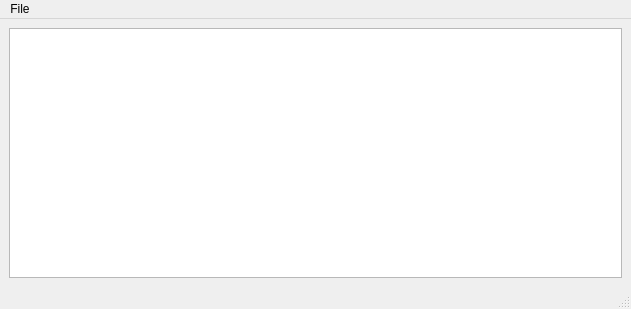
<?xml version="1.0" encoding="UTF-8"?>
<ui version="4.0">
 <class>MainWindow</class>
 <widget class="QMainWindow" name="MainWindow">
  <property name="geometry">
   <rect>
    <x>0</x>
    <y>0</y>
    <width>631</width>
    <height>309</height>
   </rect>
  </property>
  <property name="windowTitle">
   <string>MainWindow</string>
  </property>
  <widget class="QWidget" name="centralwidget">
   <layout class="QGridLayout" name="gridLayout">
    <item row="0" column="0">
     <widget class="BlockGraphicsView" name="block_graphics"/>
    </item>
   </layout>
  </widget>
  <widget class="QMenuBar" name="menubar">
   <property name="geometry">
    <rect>
     <x>0</x>
     <y>0</y>
     <width>631</width>
     <height>22</height>
    </rect>
   </property>
   <widget class="QMenu" name="menuFile">
    <property name="title">
     <string>File</string>
    </property>
    <addaction name="actionExit"/>
   </widget>
   <addaction name="menuFile"/>
  </widget>
  <widget class="QStatusBar" name="statusbar"/>
  <action name="actionExit">
   <property name="text">
    <string>Exit</string>
   </property>
  </action>
 </widget>
 <customwidgets>
  <customwidget>
   <class>BlockGraphicsView</class>
   <extends>QGraphicsView</extends>
   <header>widgets/block_graphics_view.h</header>
  </customwidget>
 </customwidgets>
 <resources/>
 <connections>
  <connection>
   <sender>actionExit</sender>
   <signal>triggered()</signal>
   <receiver>MainWindow</receiver>
   <slot>close()</slot>
   <hints>
    <hint type="sourcelabel">
     <x>-1</x>
     <y>-1</y>
    </hint>
    <hint type="destinationlabel">
     <x>315</x>
     <y>154</y>
    </hint>
   </hints>
  </connection>
 </connections>
 <slots>
  <slot>button_press_listener()</slot>
 </slots>
</ui>
